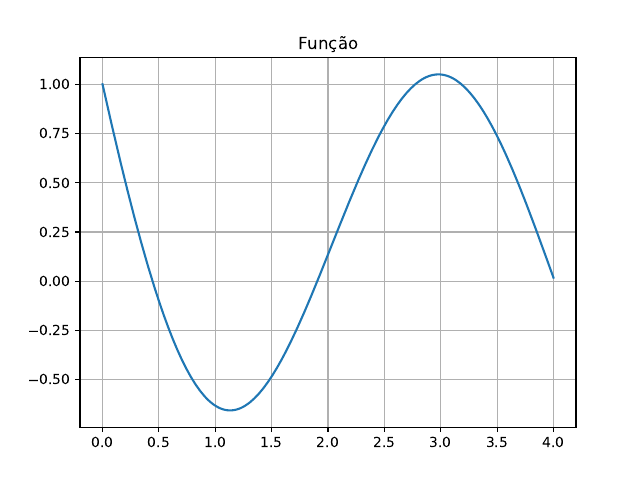

The Python source for this figure:
'''
 - Sem erros.

OBS: Eixos sem rótulo
'''

# -*- coding: utf-8 -*-
"""funcao1

Automatically generated by Colaboratory.

Original file is located at
    https://colab.research.google.com/drive/1QDuEoIEzi7dgC4MwNdrgYJa1xh2ssrXm
"""

import matplotlib.pyplot as plt
import numpy as np

print("esse programa faz o gráfico da função f(x) = eˆ(-x) - sin(x*pi/2)\n ")
def f(x):
  return np.exp(-x) - np.sin(np.pi*x/2)

x = np.linspace(0,4,200)
y = f(x)

plt.plot(x,y)
plt.xlabel('x',fontsize = 15)
plt.ylabel('f(x)',fontsize = 15)
plt.title("Função")
plt.grid(True)
plt.savefig("funcao1.pdf")
plt.show()
